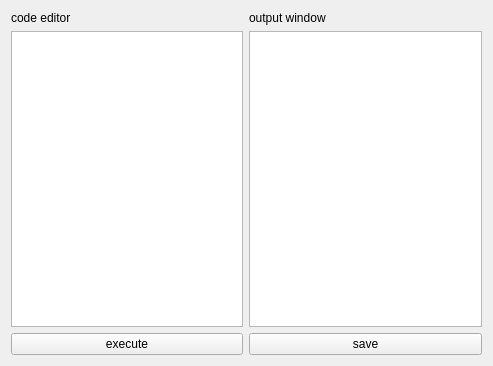
<?xml version="1.0" encoding="UTF-8"?>
<ui version="4.0">
 <class>python_code_editor</class>
 <widget class="QWidget" name="python_code_editor">
  <property name="geometry">
   <rect>
    <x>0</x>
    <y>0</y>
    <width>493</width>
    <height>366</height>
   </rect>
  </property>
  <property name="windowTitle">
   <string>Python Code Editor</string>
  </property>
  <layout class="QGridLayout" name="gridLayout">
   <item row="0" column="1">
    <widget class="QLabel" name="title1">
     <property name="text">
      <string>output window</string>
     </property>
    </widget>
   </item>
   <item row="1" column="1">
    <widget class="QTextBrowser" name="text_browser"/>
   </item>
   <item row="0" column="0">
    <widget class="QLabel" name="title0">
     <property name="text">
      <string>code editor</string>
     </property>
    </widget>
   </item>
   <item row="1" column="0">
    <widget class="QTextEdit" name="text_edit"/>
   </item>
   <item row="2" column="0">
    <widget class="QPushButton" name="execute_button">
     <property name="text">
      <string>execute</string>
     </property>
    </widget>
   </item>
   <item row="2" column="1">
    <widget class="QPushButton" name="save_button">
     <property name="text">
      <string>save</string>
     </property>
    </widget>
   </item>
  </layout>
 </widget>
 <resources/>
 <connections/>
</ui>
